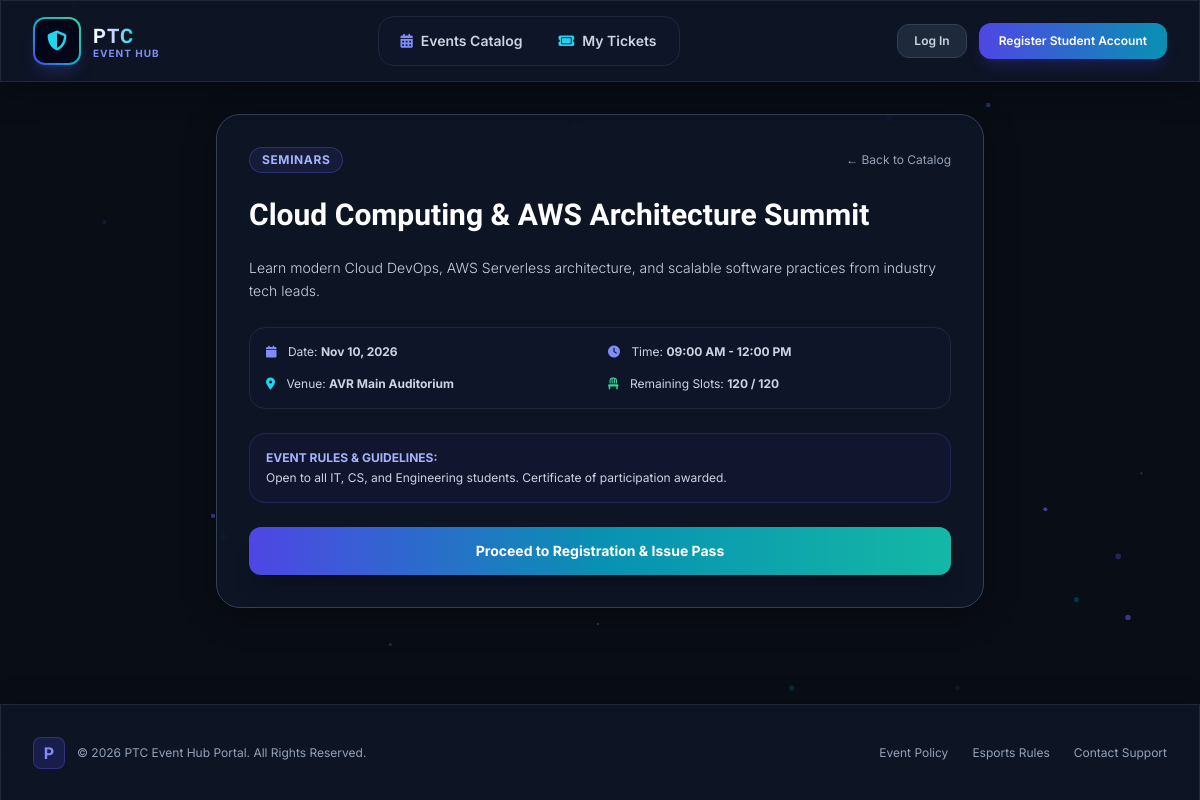
/event_details.php?id=3, run on the app's committed database.
### tables this page shows
CREATE TABLE IF NOT EXISTS `events` (
  `id` INT AUTO_INCREMENT PRIMARY KEY,
  `title` VARCHAR(150) NOT NULL,
  `description` TEXT NOT NULL,
  `category` ENUM('Online Games Tournament', 'Seminars', 'Foundation Day', 'Sportfest') NOT NULL,
  `event_date` DATE NOT NULL,
  `start_time` TIME NOT NULL,
  `end_time` TIME NOT NULL,
  `venue` VARCHAR(150) NOT NULL,
  `capacity` INT NOT NULL,
  `rules` TEXT DEFAULT NULL,
  `created_by` INT,
  `created_at` TIMESTAMP DEFAULT CURRENT_TIMESTAMP,
  FOREIGN KEY (`created_by`) REFERENCES `users`(`id`) ON DELETE SET NULL
);

### event_details.php (the view, shortened to what this page needs)
<?php
require_once 'config/db.php';
$event_id = $_GET['id'] ?? 0;
$stmt = $pdo->prepare("
    SELECT e.*,
    (SELECT COUNT(*) FROM registrations r WHERE r.event_id = e.id) as registered_count
    FROM events e
    WHERE e.id = ?
");
$stmt->execute([$event_id]);
$evt = $stmt->fetch();
$remaining = $evt['capacity'] - $evt['registered_count'];
$isFull = $remaining <= 0;
require_once 'includes/header.php';
?>
<div class="max-w-3xl mx-auto">
    <div class="glass-panel p-8 rounded-3xl border border-slate-700 space-y-6">
        <div class="flex items-center justify-between">
            <span class="px-3 py-1 rounded-full bg-indigo-500/10 border border-indigo-500/30 text-indigo-300 text-xs font-bold uppercase tracking-wider">
                <?= htmlspecialchars($evt['category']) ?>
            </span>
            <a href="index.php" class="text-xs text-slate-400 hover:text-white">&larr; Back to Catalog</a>
        </div>
        <h1 class="text-3xl font-extrabold font-heading text-white"><?= htmlspecialchars($evt['title']) ?></h1>
        <p class="text-slate-300 text-sm leading-relaxed font-light"><?= nl2br(htmlspecialchars($evt['description'])) ?></p>
        <div class="grid grid-cols-1 sm:grid-cols-2 gap-4 bg-slate-900/80 p-4 rounded-2xl border border-slate-800 text-xs text-slate-300">
            <div><i class="fa-solid fa-calendar text-indigo-400 me-2"></i> Date: <strong><?= date('M j, Y', strtotime($evt['event_date'])) ?></strong></div>
            <div><i class="fa-solid fa-clock text-indigo-400 me-2"></i> Time: <strong><?= date('h:i A', strtotime($evt['start_time'])) ?> - <?= date('h:i A', strtotime($evt['end_time'])) ?></strong></div>
            <div><i class="fa-solid fa-location-dot text-cyan-400 me-2"></i> Venue: <strong><?= htmlspecialchars($evt['venue']) ?></strong></div>
            <div><i class="fa-solid fa-chair text-emerald-400 me-2"></i> Remaining Slots: <strong><?= $remaining ?> / <?= $evt['capacity'] ?></strong></div>
        </div>
        <?php if (!empty($evt['rules'])): ?>
            <div class="p-4 rounded-2xl bg-indigo-950/30 border border-indigo-500/20 text-xs space-y-1">
                <span class="font-bold text-indigo-300 uppercase block">Event Rules & Guidelines:</span>
                <p class="text-slate-300"><?= htmlspecialchars($evt['rules']) ?></p>
            </div>
        <?php endif; ?>
        <a href="register_event.php?id=<?= $evt['id'] ?>" class="block w-full py-3.5 rounded-xl bg-gradient-to-r from-indigo-600 via-cyan-600 to-teal-500 hover:from-indigo-500 hover:to-teal-400 text-white text-center font-bold text-sm transition shadow-xl <?= $isFull ? 'pointer-events-none opacity-50' : '' ?>">
            <?= $isFull ? 'Event Registration Full' : 'Proceed to Registration & Issue Pass' ?>
        </a>
    </div>
</div>
<?php require_once 'includes/footer.php'; ?>

### assets/css/style.css (style rules this page uses)
body { background-color: #090d16; color: #f1f5f9; font-family: 'Inter', sans-serif; min-height: 100vh; display: flex; flex-direction: column; overflow-x: hidden; }
.glass-panel { background: rgba(15, 23, 42, 0.75); backdrop-filter: blur(16px); -webkit-backdrop-filter: blur(16px); border: 1px solid rgba(255, 255, 255, 0.08); box-shadow: 0 8px 32px 0 rgba(0, 0, 0, 0.37); }

### data on the page
events: category "SEMINARS", title "Cloud Computing & AWS Architecture Summit", description "Learn modern Cloud DevOps, AWS Serverless architecture, and scalable software practices from industry tech leads.", event_date "Nov 10, 2026", start_time "09:00 AM", end_time "12:00 PM", venue "AVR Main Auditorium", capacity "120", rules "Open to all IT, CS, and Engineering students. Certificate of participation awarded."
